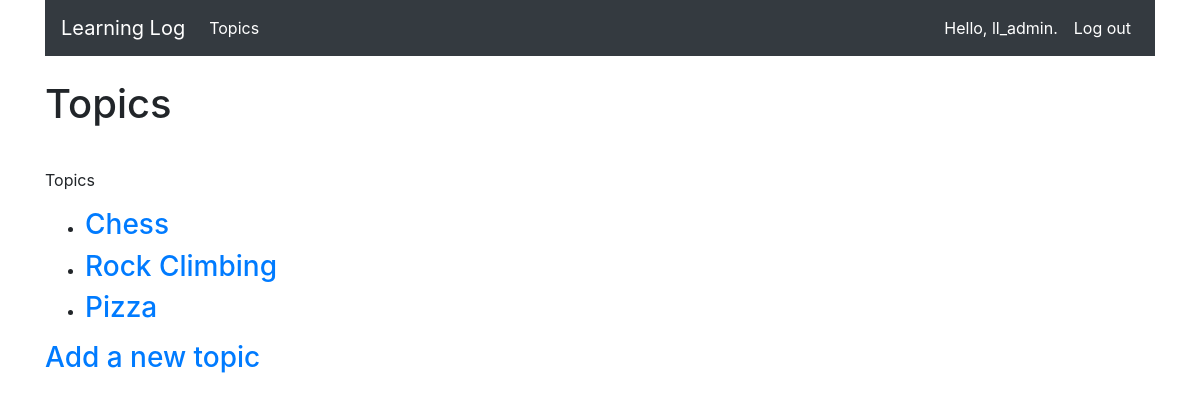
The app's page /topics/ (signed in) with its own data.
### learning_logs/models.py (models this page shows)
class Topic(models.Model):
    text = models.CharField(max_length=200)
    date_added = models.DateTimeField(auto_now_add=True)
    owner = models.ForeignKey(User, on_delete=models.CASCADE)
    def __str__(self):
        return self.text

### learning_logs/views.py (the view)
# urls.py: path('topics/', views.topics, name='topics'),
@login_required
def topics(request):
    topics = Topic.objects.filter(owner=request.user).order_by('date_added')
    context = {'topics': topics}
    return render(request, 'learning_logs/topics.html', context)

### learning_logs/templates/learning_logs/topics.html
{% extends "learning_logs/base.html" %}
{% block header %}
   <h1>Topics</h1>
{% endblock header %}
{% block content %}
    <p>Topics</p>
    <ul>
      {% for topic in topics %}
        <li>
          <h3>
            <a href="{% url 'learning_logs:topic' topic.id %}">{{ topic }}</a>
          </h3>
        </li>
      {% empty %}
        <li>No topics have been added yet.</li>
      {% endfor %}
    </ul>
    <h3><a href="{% url 'learning_logs:new_topic' %}">Add a new topic</h3>
{% endblock content %}

### learning_logs/templates/learning_logs/base.html (shortened to what this page needs)
<!DOCTYPE html>
<html lang="en">
   <head>
     <link rel="stylesheet" href="https://maxcdn.bootstrapcdn.com/bootstrap/4.0.0/css/bootstrap.min.css">
   </head>
   <body>
   <div class="container">
     <nav class="navbar navbar-expand-md navbar-dark bg-dark">
       <a class="navbar-brand" href="{% url 'learning_logs:index' %}">Learning Log</a>
       <div class="navbar-collapse collapse" id="collapsibleNavbar">
          <ul class="navbar-nav mr-auto">
            <li class="nav-item active">
              <a class="nav-link" href="{% url 'learning_logs:topics' %}">Topics</a>
            </li>
          </ul>
          <ul class="navbar-nav ml-auto">
            {% if user.is_authenticated %}
               <li class="nav-item active">
                 <a class="nav-link">Hello, {{ user.username }}.</a>
               </li>
               <li class="nav-item active">
                 <a class="nav-link" href="{% url 'users:logout' %}">Log out</a>
               </li>
            {% endif %}
          </ul>
        </div>
      </nav>
    </div>
   <div class="container">
     <div class="pb-2 mt-4 mb-2 border-bottm">
       {% block header %}{% endblock header %}
     </div>
     <div class="pb-3 mt-4 mb-2">
       {% block content %}{% endblock content %}
     </div>
   </div>
  </body>
</html>

### records on screen
Topic: text "Chess"
Topic: text "Rock Climbing"
Topic: text "Pizza"

### other values on screen
{{ user.username }} "ll_admin"
